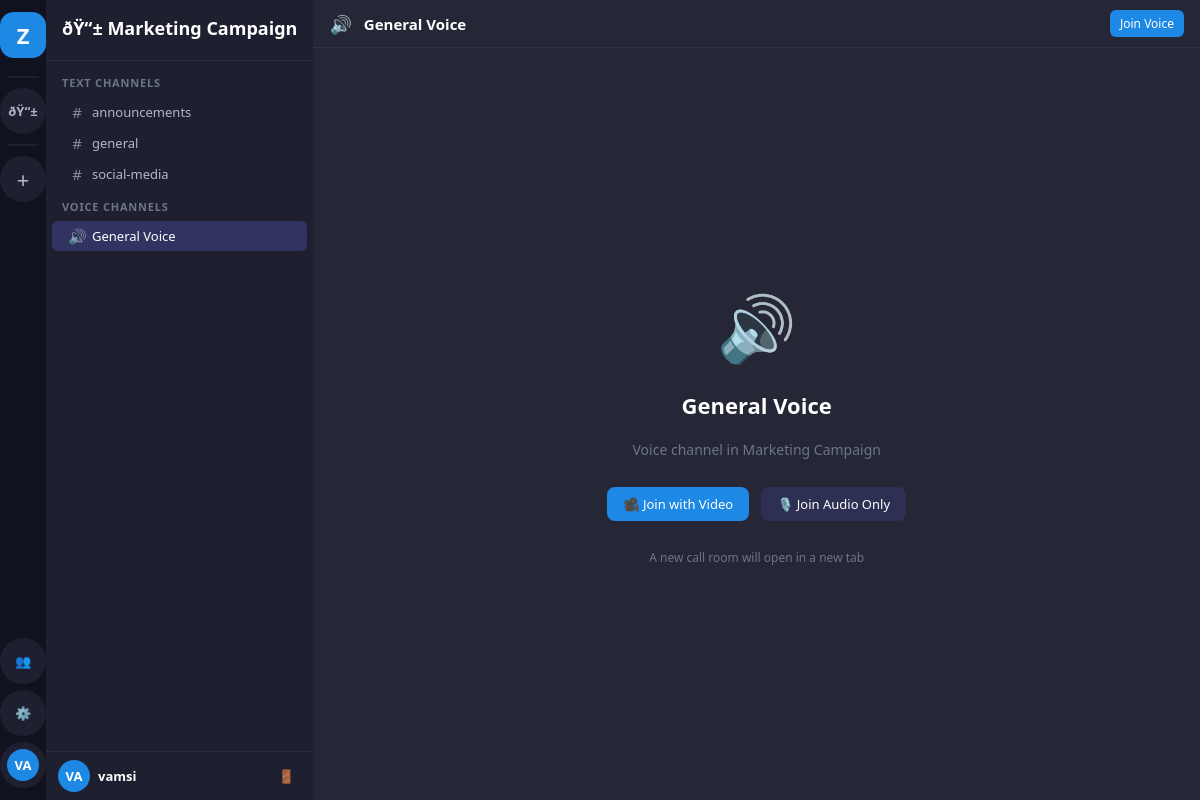
/project/1/channel/4/ (signed in), run on the app's committed database.
### workspace/models.py (models this page shows, shortened)
class Project(models.Model):
    name = models.CharField(max_length=200)
    description = models.TextField(blank=True)
    icon = models.CharField(max_length=10, default='💼')
    color = models.CharField(max_length=7, default='#7c5cbf')
    created_by = models.ForeignKey(User, on_delete=models.CASCADE, related_name='created_projects')
    members = models.ManyToManyField(User, through='ProjectMember', related_name='projects')
    created_at = models.DateTimeField(auto_now_add=True)
    is_active = models.BooleanField(default=True)
    invite_code = models.CharField(max_length=20, unique=True, blank=True)
    class Meta:
        db_table = 'zc_projects'
        ordering = ['-created_at']
    def get_member_role(self, user):
        try:
            return ProjectMember.objects.get(project=self, user=user).role
        except ProjectMember.DoesNotExist:
            return None

class Channel(models.Model):
    TYPES = [('text', 'Text'), ('voice', 'Voice')]
    project = models.ForeignKey(Project, on_delete=models.CASCADE, related_name='channels')
    name = models.CharField(max_length=100)
    type = models.CharField(max_length=20, default='text', choices=TYPES)
    description = models.TextField(blank=True)
    created_by = models.ForeignKey(User, on_delete=models.SET_NULL, null=True, related_name='created_channels')
    created_at = models.DateTimeField(auto_now_add=True)
    class Meta:
        db_table = 'zc_channels'
        ordering = ['type', 'name']

### accounts/models.py (models this page shows, shortened)
class User(AbstractUser):
    ROLE_CHOICES = [
        ('super_admin', 'Super Admin'),
        ('hr', 'HR'),
        ('employee', 'Employee'),
    ]
    STATUS_CHOICES = [
        ('online', 'Online'),
        ('offline', 'Offline'),
        ('busy', 'Busy'),
        ('away', 'Away'),
    ]
    display_name = models.CharField(max_length=100, blank=True)
    avatar = models.ImageField(upload_to='avatars/', null=True, blank=True)
    is_super_admin = models.BooleanField(default=False)  # Legacy, kept for compatibility
    role = models.CharField(max_length=20, default='employee', choices=ROLE_CHOICES)
    status = models.CharField(max_length=20, default='offline', choices=STATUS_CHOICES)
    bio = models.TextField(blank=True)
    phone = models.CharField(max_length=20, blank=True)
    created_by = models.ForeignKey('self', on_delete=models.SET_NULL, null=True, blank=True, related_name='created_users')
    class Meta:
        db_table = 'zc_users'
    def get_display_name(self):
        return self.display_name or self.get_full_name() or self.username
    def get_initials(self):
        name = self.get_display_name()
        parts = name.split()
        if len(parts) >= 2:
            return (parts[0][0] + parts[1][0]).upper()
        return name[:2].upper() if name else 'U'

### workspace/views.py (the view, shortened to what this page needs)
# urls.py: path('project/<int:project_id>/channel/<int:channel_id>/', views.channel_view, name='channel_view'),
@login_required
def channel_view(request, project_id, channel_id):
    project = get_object_or_404(Project, id=project_id, is_active=True)
    channel = get_object_or_404(Channel, id=channel_id, project=project)
    if not project.members.filter(id=request.user.id).exists():
        return redirect('dashboard')
    if channel.type == 'voice':
        return render(request, 'calls/voice_channel.html', _project_context(request, project, channel))

### workspace/views.py (called while the page is built)
def _project_context(request, project, channel):
    channels = project.channels.all()
    members = project.members.select_related().all()
    member_roles = {pm.user_id: pm.role for pm in project.memberships.all()}
    return {
        'project': project,
        'channel': channel,
        'text_channels': channels.filter(type='text'),
        'voice_channels': channels.filter(type='voice'),
        'members': members,
        'member_roles': member_roles,
        'member_role': project.get_member_role(request.user),
        'all_projects': request.user.projects.filter(is_active=True),
    }

### templates/calls/voice_channel.html (shortened to what this page needs)
{% extends 'base.html' %}
{% with current_project=project %}
{% block sidebar %}
<nav class="sidebar-channels">
  <div class="sc-header" onclick="window.location='/project/{{ project.id }}/'">
    <h2>{{ project.icon }} {{ project.name }}</h2>
  </div>
  <div class="sc-body">
    <div class="sc-section">
      <div class="sc-section-title">Text Channels</div>
      {% for ch in text_channels %}
      <a href="/project/{{ project.id }}/channel/{{ ch.id }}/" class="ch-item">
        <span class="ch-icon">#</span><span class="ch-name">{{ ch.name }}</span>
      </a>
      {% endfor %}
    </div>
    <div class="sc-section">
      <div class="sc-section-title">Voice Channels</div>
      {% for ch in voice_channels %}
      <a href="/project/{{ project.id }}/channel/{{ ch.id }}/"
         class="ch-item {% if channel.id == ch.id %}active{% endif %}">
        <span class="ch-icon">🔊</span><span class="ch-name">{{ ch.name }}</span>
      </a>
      {% endfor %}
    </div>
  </div>
  <div class="sc-userbar">
    <div class="avatar avatar-32" style="background:var(--accent)">{{ user.get_initials }}</div>
    <div style="flex:1;min-width:0"><div class="ub-name">{{ user.get_display_name }}</div></div>
    <a href="/logout/" class="btn btn-ghost btn-icon" onclick="return confirm('Sign out?')">🚪</a>
  </div>
</nav>
{% endblock %}
{% block content %}
<div class="content-header">
  <span class="ch-icon-lg">🔊</span>
  <h3>{{ channel.name }}</h3>
  <div class="header-actions">
    <button class="btn btn-primary btn-sm" onclick="joinVoiceChannel()">Join Voice</button>
  </div>
</div>
<div style="flex:1;display:flex;align-items:center;justify-content:center;flex-direction:column;gap:20px;padding:40px">
  <div style="font-size:64px">🔊</div>
  <h2 style="font-size:22px;font-weight:700">{{ channel.name }}</h2>
  <p style="color:var(--text-3);font-size:14px">Voice channel in {{ project.name }}</p>
  <div style="display:flex;gap:12px;margin-top:8px">
    <button class="btn btn-primary" onclick="joinVoiceCall('video')">🎥 Join with Video</button>
    <button class="btn btn-secondary" onclick="joinVoiceCall('audio')">🎙️ Join Audio Only</button>
  </div>
  <p style="font-size:12px;color:var(--text-3);margin-top:8px">A new call room will open in a new tab</p>
</div>
{% endblock %}
{% endwith %}

### templates/base.html (shortened to what this page needs)
<!DOCTYPE html>
<html lang="en">
<head>
<link rel="stylesheet" href="/static/css/main.css">
</head>
<body>
<div class="app-shell">
  <nav class="sidebar-projects" id="sidebar-projects">
    <a href="/dashboard/" class="sp-btn sp-logo" title="ZayronConnect">Z</a>
    <div class="sp-divider"></div>
    {% for project in all_projects %}
    <a href="/project/{{ project.id }}/"
       class="sp-btn {% if current_project and current_project.id == project.id %}active{% endif %}"
       title="{{ project.name }}"
       style="{% if current_project and current_project.id == project.id %}background:{{ project.color }}{% endif %}">
      {{ project.icon }}
    </a>
    {% endfor %}
    <div class="sp-divider"></div>
    <a href="/project/create/" class="sp-btn" title="New Project">
      <span style="font-size:22px;font-weight:300">+</span>
    </a>
    {% if user.is_super_admin %}
    <a href="{% url 'user_management' %}" class="sp-btn" title="User Management">
      👥
    </a>
    {% endif %}
    {% if user.is_super_admin or user.is_staff %}
    <a href="/admin-panel/" class="sp-btn" title="Admin Panel">
      ⚙️
    </a>
    {% endif %}
    <a href="/profile/" class="sp-btn" title="Profile">
      <div class="avatar avatar-32" style="background:var(--accent)">{{ user.get_initials }}</div>
    </a>
  </nav>
  {% block sidebar %}{% endblock %}
  <main class="main-content" id="main-content">
    {% block content %}{% endblock %}
  </main>
</div>
</body>
</html>

### data on the page
Project: icon "ðŸ“±", name "Marketing Campaign"
User: get_initials "VA", get_display_name "vamsi"
Channel: name "announcements"
Channel: name "general"
Channel: name "social-media"
Channel: name "General Voice"
